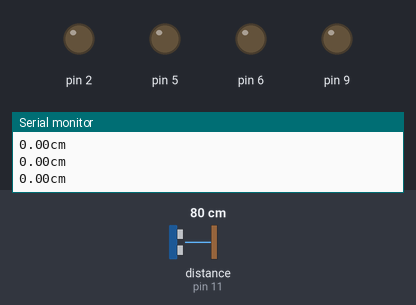
A sketch run on a simulated Arduino Uno, built with avr-gcc and run on an emulated ATmega328P. Parts: output pins drawn as LEDs (lit = HIGH), the last lines printed to the serial monitor. Wiring (inferred from the names in the program): ultrasonic range finder: trigger pin 10; echo pin 11. Inputs (shaded band) come from the test bench; at power-on: distance to the obstacle (sensor on pin 11) 80 cm. The echo pulse lasts 58.3 µs per cm; pins used as bus, display or sensor lines are not drawn.

Above: at 1.2 s.
1.3 s: distance to the obstacle (sensor on pin 11) set to 30 cm
At 2.7 s:
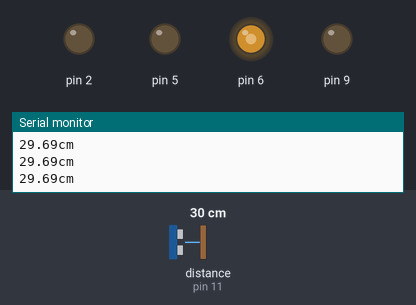
3.0 s: distance to the obstacle (sensor on pin 11) set to 18 cm
At 3.9 s:
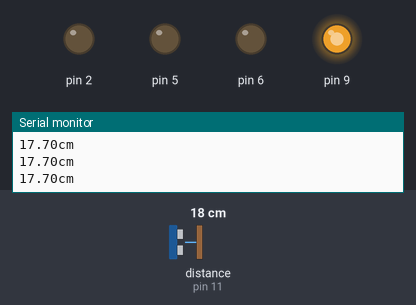
5.0 s: distance to the obstacle (sensor on pin 11) set to 2 cm
At 6.4 s:
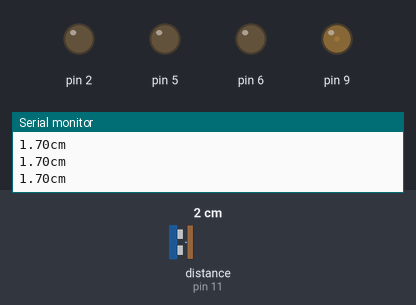
6.7 s: distance to the obstacle (sensor on pin 11) set to 9 cm
At 7.7 s:
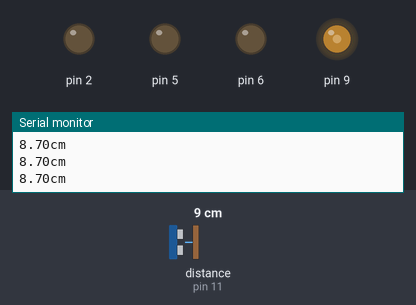
8.3 s: distance to the obstacle (sensor on pin 11) set to 35 cm
At 9.1 s:
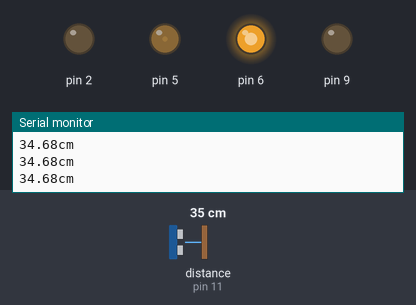
10.0 s: distance to the obstacle (sensor on pin 11) set to 15 cm
At 11.0 s:
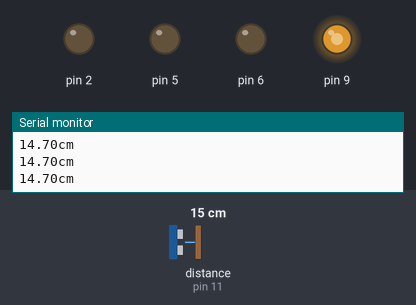
Timing chart, 0 to 12.7 s (numbered marks = the images above; inputs shaded):
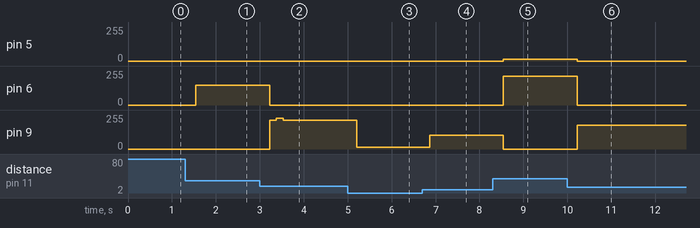

The sketch:

ULTRASONICO_CON_LEDS__1_.ino
```cpp
 int trigger = 10;           // declaramos la palabra trigger como un tipo entero y al mismo tiempo reemplaza al pin 9
 int echo = 11;           // declaramos la palabra echo como un tipo entero y al mismo tiempo reemplaza al pin 8
 float tiempo_de_espera,distancia; // creamos una variable de fotante; es decir, nos puede dar resultados en decimales.
 int valorverde;
 int valorrojo;
 int valoramarillo;
void setup() {
  Serial.begin (9600);   // establemos la comucicacion serial
  pinMode (trigger, OUTPUT); // declarmos el pin 9 como salida
  pinMode (echo, INPUT);   // declaramos el 8 como entrada
}

void loop() {
digitalWrite (trigger, HIGH);// ahora ponemos en alto pin 8 durante 10 microsegundos;
delayMicroseconds (1);     // pues este el momento en que emite el sonido durante 10 segungos
digitalWrite (trigger, LOW); // ahora ponemos en bajo pin 8

tiempo_de_espera = pulseIn (echo,HIGH,4000); // pulseIn, recoge la señal del sonido que emite el trigger
/*La función pulseIn espera la aparición de un pulso en una entrada y mide su duración, dando como resultado la duración medida
 El primer parámetro (ECHO) es el pin sobre el que se realizará la medición.
Y el segundo parámetro (HIGH) indica si el pulso a esperar será un 1 (HIGH) o un 0 (LOW).
 */
distancia =(tiempo_de_espera/2)/29.15; // formula para hallar la distancia

Serial.print (distancia);    // imprimimos la distancia en cm
Serial.println ("cm");
delay (150);

valorverde = map(distancia, 33, 52, 0, 255);
valorrojo = map(distancia, 0, 20, 0, 255);
valoramarillo = map(distancia, 18, 37, 0, 255);

if (distancia>=0 && distancia <=20){  //
  analogWrite (9,valorrojo);
  }else{ analogWrite(9,0);
    }
if (distancia>=18 && distancia <=37){
  analogWrite (6,valoramarillo);
  }else{ analogWrite(6,0);
    }

if (distancia>=33 && distancia <=52){
  analogWrite (2,0);
  analogWrite (5,valorverde);
   }else{ analogWrite(5,0);
    }

  }
```

Measured:
- after the input at 1.3 s, pin 6: 0/255 → 147/255 after 0.25 s
- after the input at 3.0 s, pin 6: 147/255 → 0/255 after 0.23 s; pin 9: 0/255 → 216/255 after 0.23 s, → 229/255 0.15 s later, → 216/255 0.15 s later
- after the input at 5.0 s, pin 9: 216/255 → 12/255 after 0.20 s
- after the input at 6.7 s, pin 9: 12/255 → 102/255 after 0.17 s
- after the input at 8.3 s, pin 5: 0/255 → 13/255 after 0.24 s; pin 6: 0/255 → 214/255 after 0.24 s; pin 9: 102/255 → 0/255 after 0.24 s
- after the input at 10.0 s, pin 5: 13/255 → 0/255 after 0.22 s; pin 6: 214/255 → 0/255 after 0.22 s; pin 9: 0/255 → 178/255 after 0.22 s
